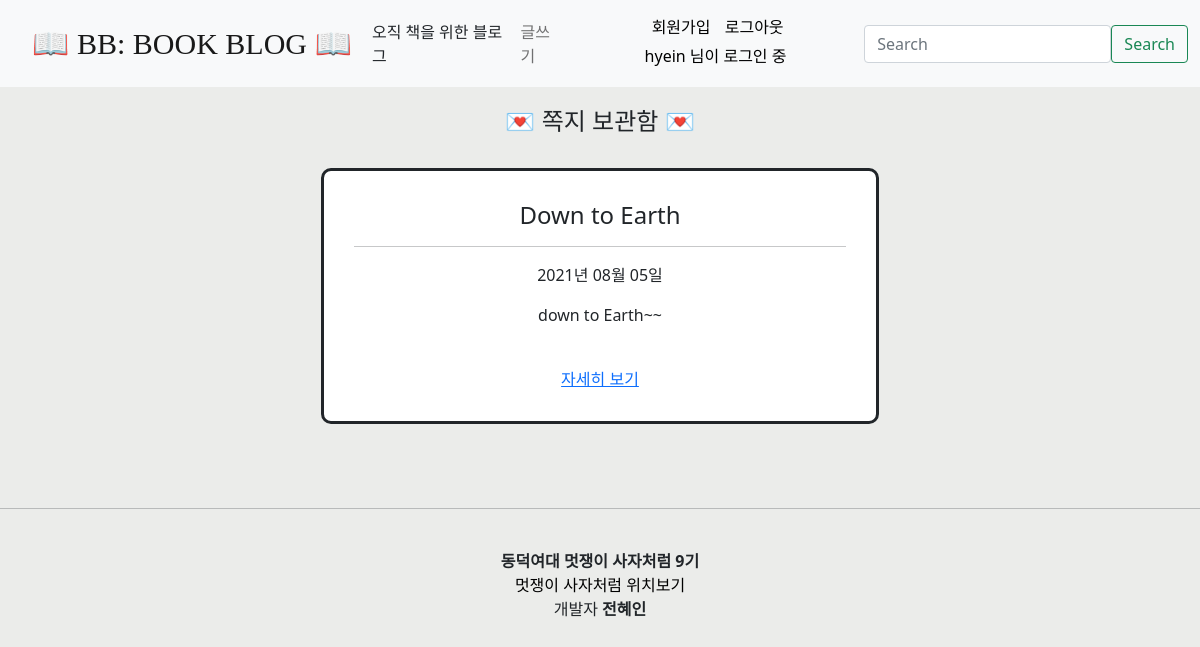
Page /chatting/chat_received (signed in) on the committed database.
### chatting/models.py (models this page shows, shortened)
class Message(models.Model):
    title = models.CharField(max_length=200)
    receiver = models.CharField(max_length=100)
    sender = models.CharField(max_length=100)
    pub_date = models.DateTimeField('date published')
    body = models.TextField()
    def summary(self):
        return self.body[:100]

### chatting/views.py (the view)
# urls.py: path('chat_received', receive_message, name='chat_received'),
def receive_message(request):
    chats = Message.objects.filter( receiver = request.user ) #DB에서 내가 받은것만 필터링
    return render(request, "chat_received.html", {'chats':chats})

### chatting/templates/chat_received.html (shortened to what this page needs)
{% extends 'base.html' %}
{% block content %}
<h4> 💌 쪽지 보관함 💌 </h4>
<br>
{% for chat in chats.all %}
<div class="container2">
        <h4>{{ chat.title }}</h4>
        <hr>
        <p>{{ chat.pub_date | date:"Y년 m월 d일" }}</p>
        <p>{{ chat.summary }}</p>
        <br>
        <a href="{% url 'chat_detail' chat.id %}"> 자세히 보기</a>
</div>
<br>
{% endfor %}
{% endblock %}

### myproject/templates/base.html (shortened to what this page needs)
<!DOCTYPE html>
<html lang="en">
<head>
    <link href="https://cdn.jsdelivr.net/npm/bootstrap@5.0.2/dist/css/bootstrap.min.css" rel="stylesheet">
</head>
<body>
    {% load static %}
    {% load socialaccount %}
    <nav class="navbar navbar-expand-lg navbar-light bg-light">
        <div class="container-fluid">
          <a class="navbar-brand" href="{% url 'home' %}">📖 BB: BOOK BLOG 📖</a>
          <span>오직 책을 위한 블로그</span>
          <div class="collapse navbar-collapse" id="navbarSupportedContent">
            <ul class="navbar-nav me-auto mb-2 mb-lg-0">
              <li class="nav-item">
                {% if user.is_authenticated %}
                <a class="nav-link" href="{% url 'new' %}">글쓰기</a>
                {% else %}
                <a class="nav-link" href="#" onclick="authPost()">글쓰기</a>
                {%endif%}
              </li>
            </ul>
            <ul class="account">
              <li class="nav-item2">
                <a class="account-link" href="/accounts/signup">회원가입</a>
              </li>
              <li class="nav-item2">
                {%if user.is_authenticated %}
                <a class="account-link" href="/accounts/logout">로그아웃</a>
              </li>
              <li class="nav-item2">
                <div class="account-link">{{user.username}} 님이 로그인 중</div>
              </li>
                {% else %}
                <a class="account-link" href="{% provider_login_url 'google'%}">구글 로그인</a>
              </li>
              <li class="nav-item2">
                <div class="account-link">로그인을 해주세요.</div>
                {% endif %}
            </ul>
            <form class="d-flex" action="{% url 'search' %}" method="post">
                <input class="form-control mr-sm-2" type="search" placeholder="Search" aria-label="Search" name="q" value="{{q}}">
                <button class="btn btn-outline-success my-2 my-sm-0" type="submit">Search</button>
            </form>
          </div>
        </div>
      </nav>
    <div class="container">
        {% block content %}
        {% endblock %}
    </div>
    <footer>
      <br>
      <hr>
      <br>
      <strong>동덕여대 멋쟁이 사자처럼 9기</strong>
      <br>
      <a href="{% url 'api' %}" id="likelion_api">
        멋쟁이 사자처럼 위치보기
      </a>
      <br>
      개발자 <strong>전혜인</strong>
    </footer>
    <br>
    <br>
</body>
</html>

### myproject/templates/base.html (style rules this page uses)
.account { list-style:none; display: inline-block; text-align: center; margin: 0; padding: 0; }
.nav-item2 { display: inline-block; }
.account-link { color: black; text-decoration : none; padding: 5px; }
.container { margin: 20px auto; text-align: center; }
.navbar-brand { font-size: 30px; font-family: 'Times New Roman', Times, serif; margin: 8px 20px; }
footer { text-align: center; }
#likelion_api { text-decoration-line: none; color: black; }

### chatting/templates/chat_received.html (style rules this page uses)
body { background-color: rgba(232, 233, 231, 0.842); }
.container2 { background-color: white; border-style: solid; border-radius: 10px; border-width: 3px; margin: auto; padding: 30px; width: 50%; }

### rows in the picture
Message: title "Down to Earth", pub_date "2021년 08월 05일", summary "down to Earth~~"

### other values in the picture
{{ user.username }} "hyein"
